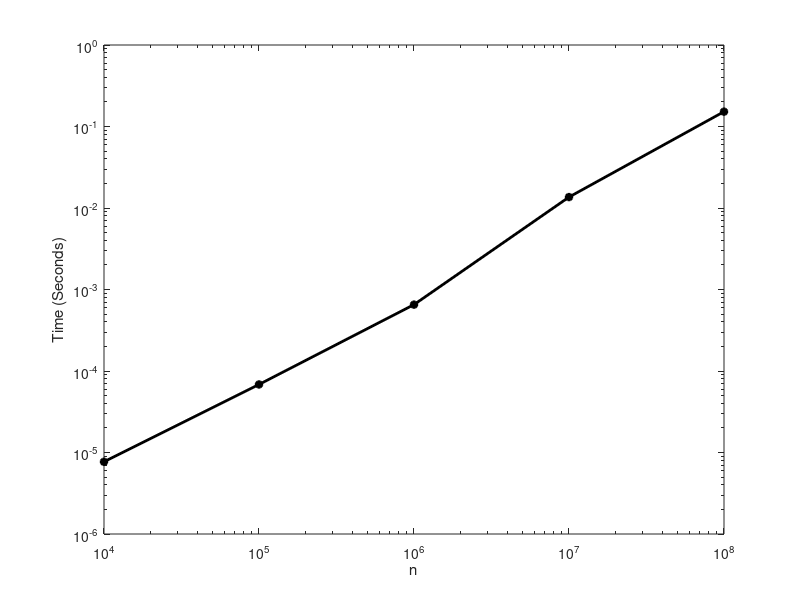

The MATLAB source for this figure:
function test_flops

close all;
N = [10^4,10^5,10^6,10^7,10^8];
num_pts = length(N);
%Array for storing running times
times = zeros(num_pts,1);

for i = 1:num_pts
    n = N(i)
    
    %Create two random vectors of size n
    u = rand(n,1);
    v = rand(n,1);
    
    %Measure time using the cputime command
    t = cputime;
    
    %Do the epxeriment 10 times
    for j = 1 : 100
        %Inner Product
        ip = u'*v;
    end
    %average the times
    times(i) = (cputime-t)/100;
    
 
end

%plot
loglog(N,times,'k-*','LineWidth',2);xlabel('n');ylabel('Time (Seconds)');
